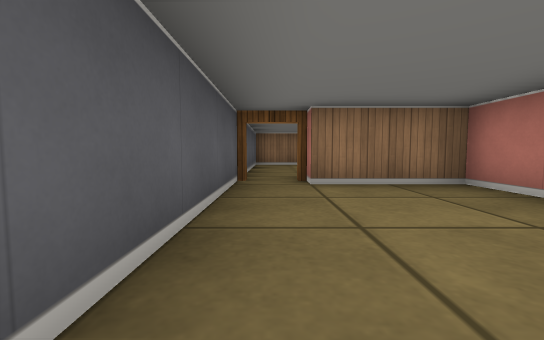
View 1 (above)

12 first-person views from a walk through a cub3D ray-caster map. The camera is about half as high as the walls, tilts 4° down and sees 90° across. The floor is counted in squares. Each view is taken from the middle of a square. On the plan, view 1 faces up. The plan holds only what a view shows up to about 9 squares ahead; the rest is blank.

View 2
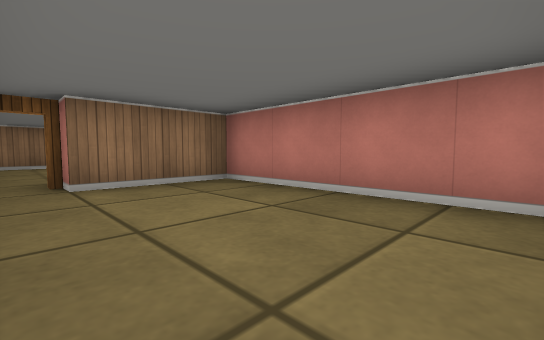

View 3
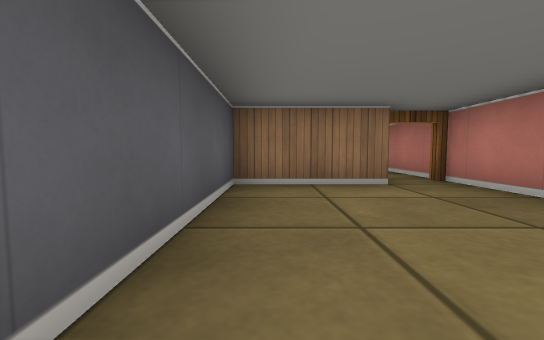

View 4
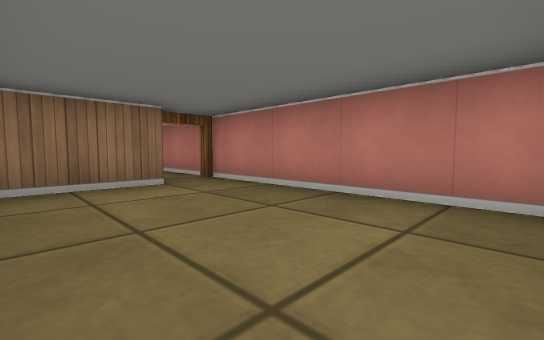

View 5
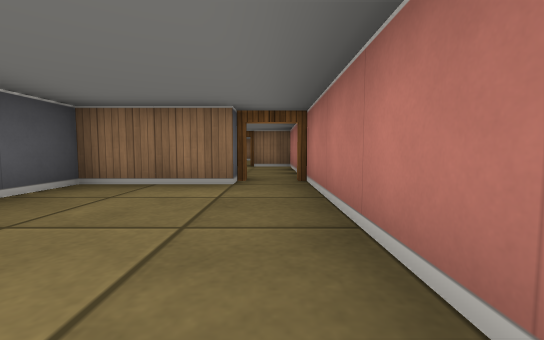

View 6
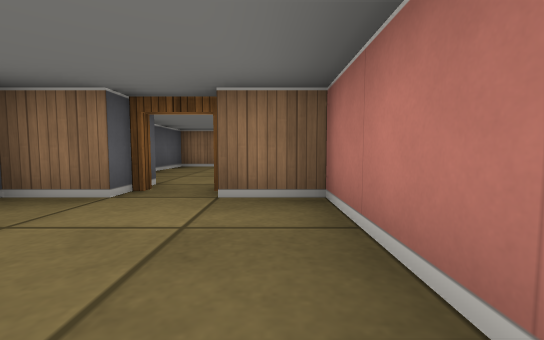

View 7
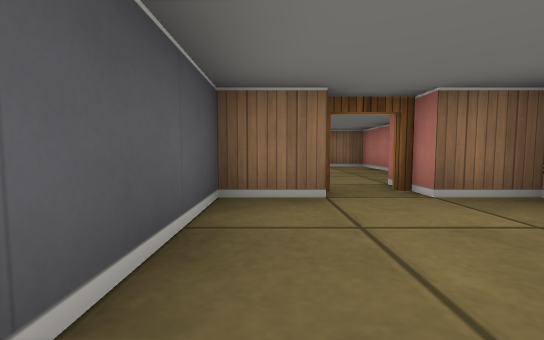

View 8
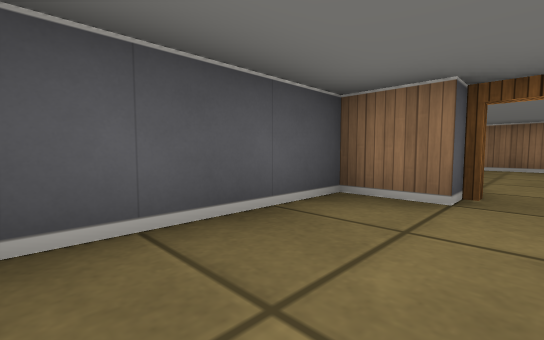

View 9
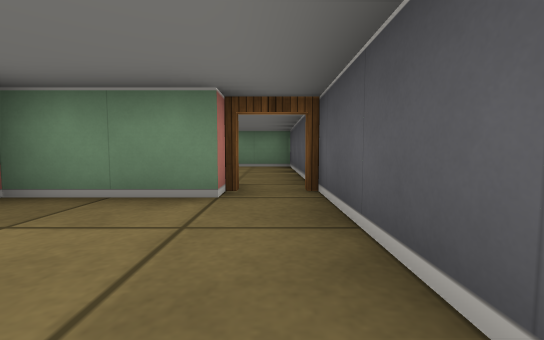

View 10
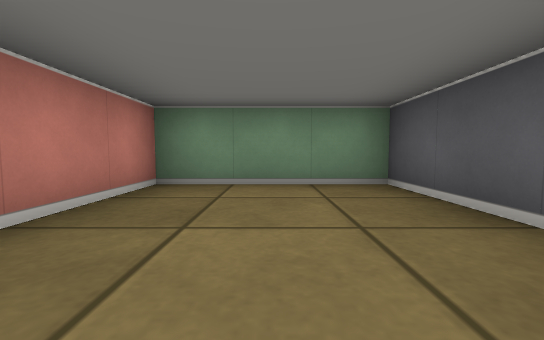

View 11
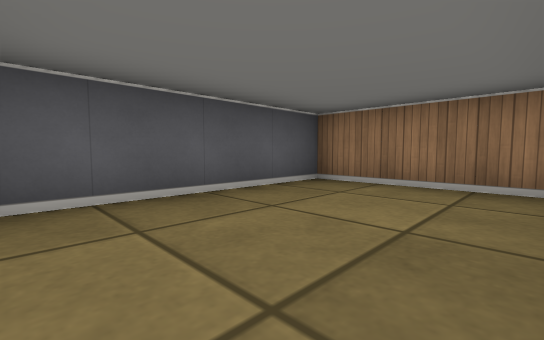

View 12
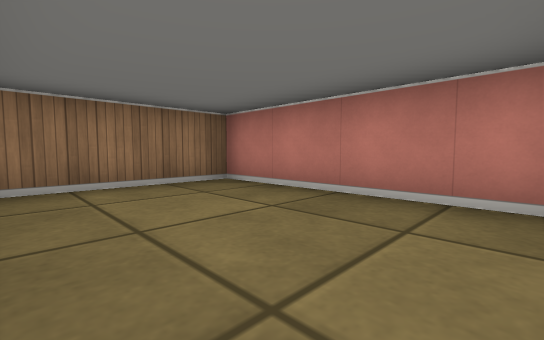

### Floor plan
Points are (right, up) in squares from view 1. A wall is a line through its corners. A room is listed if a view was taken in it or the views show most of it. See-through windows are left out.
Room 1 (views 1, 2, 10)
walls: (-0.5, 4) (-0.5, -0.5) (2.5, -0.5) (2.5, 3.5) (0.5, 3.5)
ways out: open door at (0, 4) to room 2
Room 2 (views 3, 4, 5, 9)
walls: (1.5, 8.5) (-0.5, 8.5) (-0.5, 4); (0.5, 4.5) (2.5, 4.5) (2.5, 9)
ways out: open door at (0, 4) to room 1; open door at (2, 9) to room 3
Room 3 (views 6, 7, 8)
walls: (0.5, 12.5) (-0.5, 12.5) (-0.5, 9.9); (2.5, 9) (2.5, 12.5) (1.5, 12.5)
ways out: open door at (2, 9) to room 2; open door at (1, 13) to room 4
Room 4 (views 11, 12)
walls: (2.5, 13.9) (2.5, 17.5) (-0.5, 17.5) (-0.5, 13.9)
ways out: open door at (1, 13) to room 3

Where each view was taken, in squares from view 1:
view 1: 0 up, 0 right, facing up
view 2: 0 up, 0 right, facing up-right
view 3: 5 up, 0 right, facing up
view 4: 5 up, 0 right, facing up-right
view 5: 5 up, 2 right, facing up
view 6: 10 up, 2 right, facing up
view 7: 10 up, 0 right, facing up
view 8: 10 up, 1 right, facing up-left
view 9: 7 up, 0 right, facing down
view 10: 3 up, 1 right, facing down
view 11: 14 up, 2 right, facing up-left
view 12: 14 up, 0 right, facing up-right
